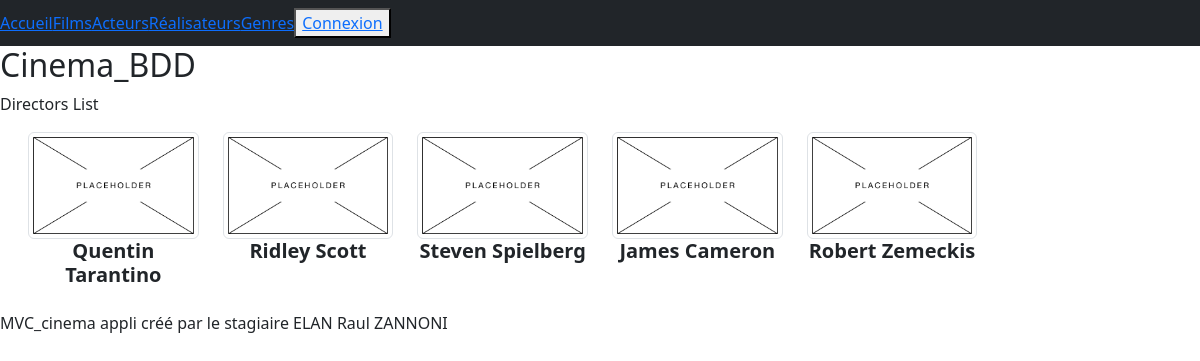
/index.php?action=directorList, run on the app's committed database.
### tables this page shows
CREATE TABLE IF NOT EXISTS `director` (
  `id_director` int(11) NOT NULL AUTO_INCREMENT,
  `id_person` int(11) NOT NULL,
  PRIMARY KEY (`id_director`),
  KEY `id_personne` (`id_person`),
  CONSTRAINT `FK_director_person` FOREIGN KEY (`id_person`) REFERENCES `person` (`id_person`)
);

CREATE TABLE IF NOT EXISTS `person` (
  `id_person` int(11) NOT NULL AUTO_INCREMENT,
  `first_name_person` varchar(50) NOT NULL,
  `name_person` varchar(50) NOT NULL,
  `sex_person` varchar(50) NOT NULL,
  `birth_person` date NOT NULL,
  `portrait_person` varchar(100) DEFAULT NULL,
  PRIMARY KEY (`id_person`)
);

### controller/CinemaController.php (called while the page is built, shortened)
<?php
class CinemaController
    {
        public function directorList()
            {
                $pdo = Connect::dbConnect();
                $sql =  "SELECT * FROM person p, director d
                        WHERE p.id_person = d.id_person";
                $db_directorList = $pdo->query($sql);
                require "view/directors/directorList.php";
            }
    }
?>

### view/directors/directorList.php (the view, shortened to what this page needs)
<div id="directorList">
    <h2>Cinema_BDD</h2>
    <p>Directors List</p>
</div>
<div class="row m-3">
    <?php
        foreach ($db_directorList->fetchAll() as $director)
            { ?>
            <div class="col-lg-2">
                <a class="text-decoration-none text-reset" href="index.php?action=directorDetail&id=<?= $director['id_person'] ?>">
                    <img src="public/img/placeholder.png" alt="portrait <?= $director['first_name_person']." ".$director['name_person'] ?>" class="img-thumbnail">
                    <h5 class="text-center fw-semibold"><?= $director['first_name_person']." ".$director['name_person'] ?></h5>
                </a>
            </div>
    <?php   } ?>
</div>
<?php
$content = ob_get_clean();
require 'view/template.php';
?>

### index.php (shortened to what this page needs)
<?php
require_once "controller/CinemaController.php";
$ctrlCinema = new CinemaController();
if(isset($_GET["action"]))
    {
        switch($_GET["action"])
            {
                case "directorList" : $ctrlCinema->directorList(); break;
            }
    }
else
    {
        $ctrlCinema->home();
    }

### view/template.php (shortened to what this page needs)
<!DOCTYPE html>
<html lang="en">
<head>
    <link rel="stylesheet" href="public/css/style.css">
    <link rel="stylesheet" href="path/to/font-awesome/css/font-awesome.min.css">
    <link rel="stylesheet" href="https://cdnjs.cloudflare.com/ajax/libs/font-awesome/6.3.0/css/all.min.css" />
    <link href="https://cdn.jsdelivr.net/npm/bootstrap@5.2.3/dist/css/bootstrap.min.css" rel="stylesheet">
</head>
<body>
    <div id="global">
        <header>
            <div id="header">
                <nav class="navbar navbar-expand-lg navbar-dark bg-dark">
                    <a href="index.php?action=home">Accueil</a>
                    <a href="index.php?action=filmList">Films</a>
                    <a href="index.php?action=actorList">Acteurs</a>
                    <a href="index.php?action=directorList">Réalisateurs</a>
                    <a href="index.php?action=genreList">Genres</a>
                    <button><a href="index.php?action=Connexion">Connexion</a></button>
                </nav>
            </div>
        </header>
        <main>
            <?= $content ?>
        </main>
        <footer id="pied">
            MVC_cinema appli créé par le stagiaire ELAN Raul ZANNONI
        </footer>
    </div>
</body>
</html>

### data on the page
director: id_person.first_name_person "Quentin", id_person.name_person "Tarantino"
director: id_person.first_name_person "Ridley", id_person.name_person "Scott"
director: id_person.first_name_person "Steven", id_person.name_person "Spielberg"
director: id_person.first_name_person "James", id_person.name_person "Cameron"
director: id_person.first_name_person "Robert", id_person.name_person "Zemeckis"
